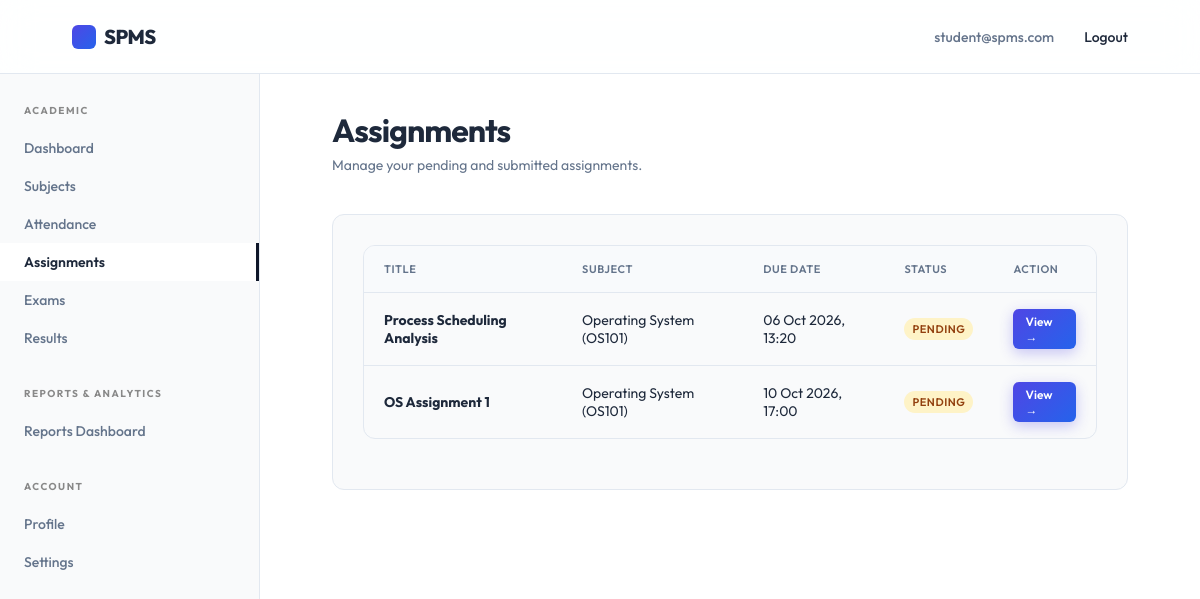
Page /student/assignments/ (signed in) on the committed database.
### accounts/models.py (models this page shows, shortened)
class User(AbstractUser):
    class RoleChoices(models.TextChoices):
        STUDENT = 'student', 'Student'
        FACULTY = 'faculty', 'Faculty'
        ADMIN = 'admin', 'Admin'
    username = None
    email = models.EmailField(unique=True)
    role = models.CharField(max_length=20, choices=RoleChoices.choices, default=RoleChoices.STUDENT)
    contact_number = models.CharField(max_length=15, blank=True, null=True)
    deactivated_at = models.DateTimeField(blank=True, null=True)
    updated_at = models.DateTimeField(auto_now=True)
    USERNAME_FIELD = 'email'
    REQUIRED_FIELDS = []
    objects = CustomUserManager()

### assignments/models.py (models this page shows, shortened)
class Assignment(models.Model):
    class StatusChoices(models.TextChoices):
        DRAFT = 'draft', 'Draft'
        ACTIVE = 'active', 'Active'
        CLOSED = 'closed', 'Closed'
    offering = models.ForeignKey('academics.SubjectOffering', on_delete=models.CASCADE, related_name='assignments')
    title = models.CharField(max_length=200)
    description = models.TextField(blank=True, null=True)
    instructions = models.TextField(blank=True, null=True)
    maximum_marks = models.DecimalField(max_digits=5, decimal_places=2)
    assigned_at = models.DateTimeField(default=timezone.now)
    due_datetime = models.DateTimeField()
    file_attachment = models.FileField(upload_to='assignments/', blank=True, null=True, validators=[validate_pdf])
    status = models.CharField(max_length=15, choices=StatusChoices.choices, default=StatusChoices.DRAFT)
    updated_at = models.DateTimeField(auto_now=True)
    class Meta:
        constraints = [
            CheckConstraint(
                condition=Q(maximum_marks__gt=0),
                name='check_assignment_maximum_marks'
            )
        ]

### academics/models.py (models this page shows, shortened)
class SubjectOffering(models.Model):
    class SubjectType(models.TextChoices):
        CORE = 'core', 'Core'
        ELECTIVE = 'elective', 'Elective'
        LAB = 'lab', 'Lab'
        PROJECT = 'project', 'Project'
    subject = models.ForeignKey(Subject, on_delete=models.CASCADE, related_name='offerings')
    semester = models.ForeignKey(Semester, on_delete=models.CASCADE, related_name='subject_offerings')
    faculty = models.ForeignKey('faculty.Faculty', on_delete=models.SET_NULL, null=True, blank=True, related_name='subject_offerings')
    subject_type = models.CharField(max_length=20, choices=SubjectType.choices, default=SubjectType.CORE)
    credits = models.PositiveIntegerField()
    class Meta:
        constraints = [
            models.UniqueConstraint(fields=['subject', 'semester'], name='unique_subject_offering')
        ]

class Subject(models.Model):
    name = models.CharField(max_length=150)
    code = models.CharField(max_length=20, unique=True)
    description = models.TextField(blank=True, null=True)

### students/views.py (the view)
# urls.py: path('assignments/', views.AssignmentListView.as_view(), name='assignments'),
@method_decorator(student_required, name='dispatch')
class AssignmentListView(ListView):
    template_name = 'student/assignments.html'
    context_object_name = 'assignments'
    def get_queryset(self):
        student = self.request.user.student_profile
        active_sem = StudentSemester.objects.filter(student=student, status='active').first()
        if not active_sem:
            return Assignment.objects.none()
        return Assignment.objects.filter(
            offering__semester=active_sem.semester,
            status__in=[Assignment.StatusChoices.ACTIVE, Assignment.StatusChoices.CLOSED]
        ).select_related('offering', 'offering__subject').order_by('due_datetime')
    def get_context_data(self, **kwargs):
        context = super().get_context_data(**kwargs)
        student = self.request.user.student_profile
        submissions = AssignmentSubmission.objects.filter(student=student)
        context['submitted_assignment_ids'] = list(submissions.values_list('assignment_id', flat=True))
        context['submissions_dict'] = {sub.assignment_id: sub for sub in submissions}
        return context

### templates/student/assignments.html (shortened to what this page needs)
{% extends 'student/base.html' %}
{% block page_title %}Assignments{% endblock %}
{% block page_subtitle %}Manage your pending and submitted assignments.{% endblock %}
{% block dashboard_content %}
<div class="dashboard-section">
    <div class="table-responsive">
        <table class="table">
            <thead>
                <tr>
                    <th>Title</th>
                    <th>Subject</th>
                    <th>Due Date</th>
                    <th>Status</th>
                    <th>Action</th>
                </tr>
            </thead>
            <tbody>
                {% for assignment in assignments %}
                <tr>
                    <td><strong>{{ assignment.title }}</strong></td>
                    <td>{{ assignment.offering.subject.name }} ({{ assignment.offering.subject.code }})</td>
                    <td>{{ assignment.due_datetime|date:"d M Y, H:i" }}</td>
                    <td>
                        {% if assignment.id in submitted_assignment_ids %}
                            <span class="badge badge-success">Submitted</span>
                        {% elif assignment.status == 'closed' %}
                            <span class="badge badge-error">Closed</span>
                        {% else %}
                            <span class="badge badge-warning">Pending</span>
                        {% endif %}
                    </td>
                    <td>
                        <a href="{% url 'students:assignment_detail' assignment.id %}" class="btn btn-primary" style="padding: 5px 12px; font-size: 12px;">View &rarr;</a>
                    </td>
                </tr>
                {% empty %}
                <tr>
                    <td colspan="5" class="empty-state">No assignments found for your current semester.</td>
                </tr>
                {% endfor %}
            </tbody>
        </table>
    </div>
</div>
{% endblock %}

### templates/components/navbar.html (shortened to what this page needs)
<header class="navbar">
    <a href="{% if request.user.is_authenticated %}{% if request.user.role == 'admin' or request.user.is_superuser %}{% url 'spms_admin:dashboard' %}{% elif request.user.role == 'faculty' %}{% url 'faculty:dashboard' %}{% else %}{% url 'students:dashboard' %}{% endif %}{% else %}{% url 'landing_page' %}{% endif %}" class="brand" aria-label="SPMS home">
        <span class="brand-mark"></span>
        SPMS
    </a>
    <nav class="nav-links" aria-label="User navigation">
        {% if request.user.is_authenticated %}
            <span style="color: var(--muted);">{{ request.user.email }}</span>
            <form action="{% url 'accounts:logout' %}" method="post" style="display:inline;">
                <button type="submit" style="background:none;border:none;cursor:pointer;font-family:inherit;font-size:inherit;font-weight:inherit;color:inherit;" class="nav-links a">Logout</button>
            </form>
        {% else %}
            {% if request.resolver_match.url_name != 'login' %}
                <a href="{% url 'accounts:login' %}">Login</a>
            {% endif %}
        {% endif %}
    </nav>
</header>

### static/style.css (style rules this page uses)
:root { --bg: #f9fafb; --text: #1e293b; --muted: #64748b; --line: #e2e8f0; --soft: #ffffff; --primary: #4f46e5; --primary-hover: #4338ca; --accent: #2563eb; --black: #0f172a; --radius: 12px; --glass-bg: rgba(255, 255, 255, 0.85); --glass-border: rgba(255, 255, 255, 0.6); --glass-shadow: 0 10px 40px 0 rgba(31, 38, 135, 0.05); }
* { box-sizing: border-box; margin: 0; padding: 0; scrollbar-width: thin; scrollbar-color: rgba(0, 0, 0, 0.2) var(--bg); }
html { scroll-behavior: smooth; }
body { min-height: 100vh; background: var(--bg); color: var(--text); font-family: 'Outfit', Arial, sans-serif; -webkit-font-smoothing: antialiased; }
a { color: inherit; text-decoration: none; }
.navbar { height: 74px; width: 100%; display: flex; align-items: center; justify-content: space-between; padding: 0 6vw; background: rgba(255, 255, 255, 0.85); backdrop-filter: blur(16px); -webkit-backdrop-filter: blur(16px); border-bottom: 1px solid var(--line); position: sticky; top: 0; z-index: 100; }
.brand { font-size: 20px; font-weight: 800; letter-spacing: -0.5px; display: flex; align-items: center; gap: 8px; }
.brand-mark { width: 24px; height: 24px; background: linear-gradient(135deg, var(--primary), var(--accent)); border-radius: 6px; display: inline-block; }
.nav-links { display: flex; gap: 30px; font-size: 14px; font-weight: 500; }
.btn { display: inline-flex; align-items: center; justify-content: center; padding: 12px 24px; border-radius: 8px; font-size: 14px; font-weight: 600; transition: all 0.3s cubic-bezier(0.16, 1, 0.3, 1); cursor: pointer; border: none; }
.btn-primary { background: linear-gradient(135deg, var(--primary), var(--accent)); color: white; box-shadow: 0 4px 14px rgba(79, 70, 229, 0.3); }

### static/dashboard.css (style rules this page uses)
.dashboard-section { background: var(--bg); border: 1px solid var(--line); border-radius: var(--radius); padding: 30px; margin-bottom: 30px; }
.badge { display: inline-flex; align-items: center; padding: 4px 8px; border-radius: var(--radius); font-size: 11px; font-weight: 600; letter-spacing: .05em; text-transform: uppercase; }
.badge-warning { background: #fef3c7; color: #92400e; }
.table-responsive { width: 100%; overflow-x: auto; margin-bottom: 20px; border-radius: var(--radius); border: 1px solid var(--line); background: var(--bg); }
.table { width: 100%; border-collapse: collapse; font-size: 14px; text-align: left; }
.table th { background: #f8fafc; color: var(--muted); font-weight: 600; text-transform: uppercase; font-size: 11px; letter-spacing: .05em; padding: 16px 20px; border-bottom: 1px solid var(--line); }
.table td { padding: 16px 20px; border-bottom: 1px solid var(--line); color: var(--text); vertical-align: middle; }
.table tbody tr:last-child td { border-bottom: none; }
.table tbody tr { transition: background-color 0.2s ease; }
.table .btn, .data-table .btn { padding: 6px 12px; font-size: 12px; border-radius: 6px; }

### rows in the picture
User: user.email "student@spms.com"
Assignment: title "Process Scheduling Analysis", offering.subject.name "Operating System", offering.subject.code "OS101", due_datetime "06 Oct 2026, 13:20", status "PENDING"
Assignment: title "OS Assignment 1", offering.subject.name "Operating System", offering.subject.code "OS101", due_datetime "10 Oct 2026, 17:00", status "PENDING"
